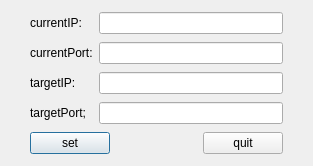
<?xml version="1.0" encoding="UTF-8"?>
<ui version="4.0">
 <class>NetworkSettingsDialog</class>
 <widget class="QDialog" name="NetworkSettingsDialog">
  <property name="geometry">
   <rect>
    <x>0</x>
    <y>0</y>
    <width>313</width>
    <height>166</height>
   </rect>
  </property>
  <property name="windowTitle">
   <string>Dialog</string>
  </property>
  <layout class="QGridLayout" name="gridLayout">
   <property name="leftMargin">
    <number>30</number>
   </property>
   <property name="topMargin">
    <number>10</number>
   </property>
   <property name="rightMargin">
    <number>30</number>
   </property>
   <property name="bottomMargin">
    <number>10</number>
   </property>
   <item row="0" column="0">
    <widget class="QLabel" name="label">
     <property name="text">
      <string>currentIP:</string>
     </property>
    </widget>
   </item>
   <item row="0" column="1">
    <widget class="QLineEdit" name="lineEdit_currentIP"/>
   </item>
   <item row="1" column="0">
    <widget class="QLabel" name="label_2">
     <property name="text">
      <string>currentPort:</string>
     </property>
    </widget>
   </item>
   <item row="1" column="1">
    <widget class="QLineEdit" name="lineEdit_currentPort"/>
   </item>
   <item row="2" column="0">
    <widget class="QLabel" name="label_3">
     <property name="text">
      <string>targetIP:</string>
     </property>
    </widget>
   </item>
   <item row="2" column="1">
    <widget class="QLineEdit" name="lineEdit_targetIP"/>
   </item>
   <item row="3" column="0">
    <widget class="QLabel" name="label_4">
     <property name="text">
      <string>targetPort;</string>
     </property>
    </widget>
   </item>
   <item row="3" column="1">
    <widget class="QLineEdit" name="lineEdit_targetPort"/>
   </item>
   <item row="4" column="0" colspan="2">
    <layout class="QHBoxLayout" name="horizontalLayout">
     <item>
      <widget class="QPushButton" name="pushButto_connect">
       <property name="text">
        <string>set</string>
       </property>
      </widget>
     </item>
     <item>
      <spacer name="horizontalSpacer">
       <property name="orientation">
        <enum>Qt::Horizontal</enum>
       </property>
       <property name="sizeHint" stdset="0">
        <size>
         <width>40</width>
         <height>20</height>
        </size>
       </property>
      </spacer>
     </item>
     <item>
      <widget class="QPushButton" name="pushButton_quit">
       <property name="text">
        <string>quit</string>
       </property>
      </widget>
     </item>
    </layout>
   </item>
  </layout>
  <zorder>layoutWidget</zorder>
  <zorder>layoutWidget_2</zorder>
  <zorder>horizontalSpacer</zorder>
 </widget>
 <resources/>
 <connections/>
</ui>
